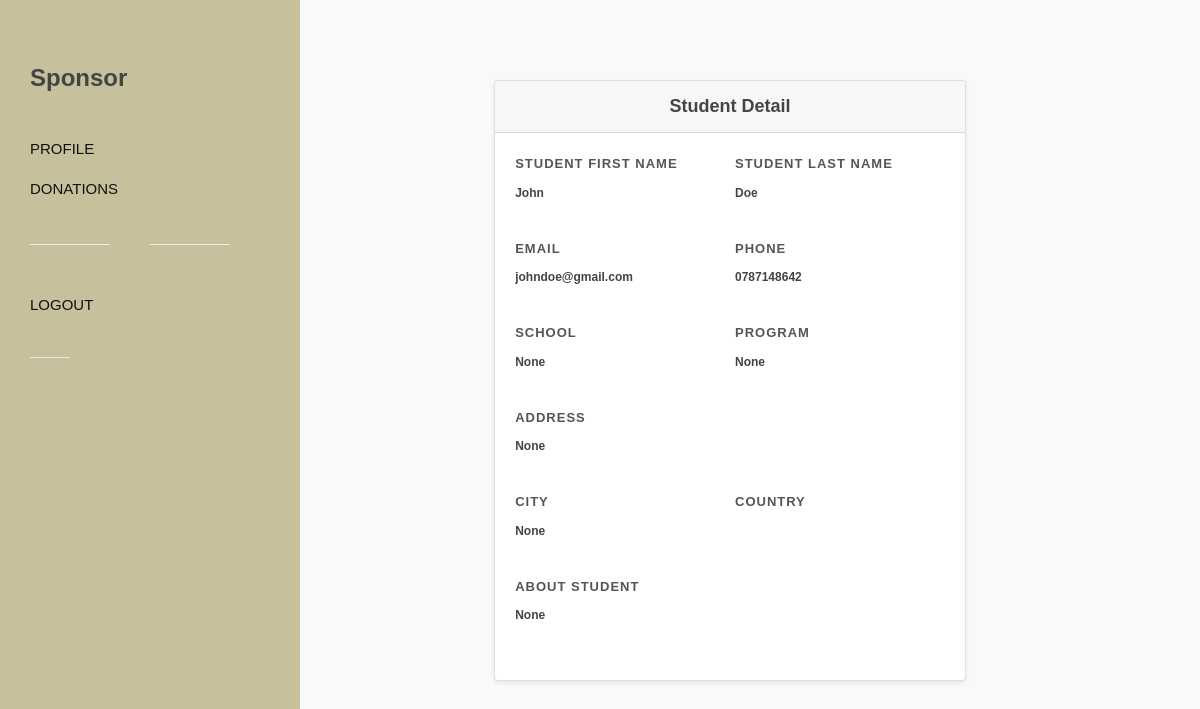
Before: /student/1 with the older database file.
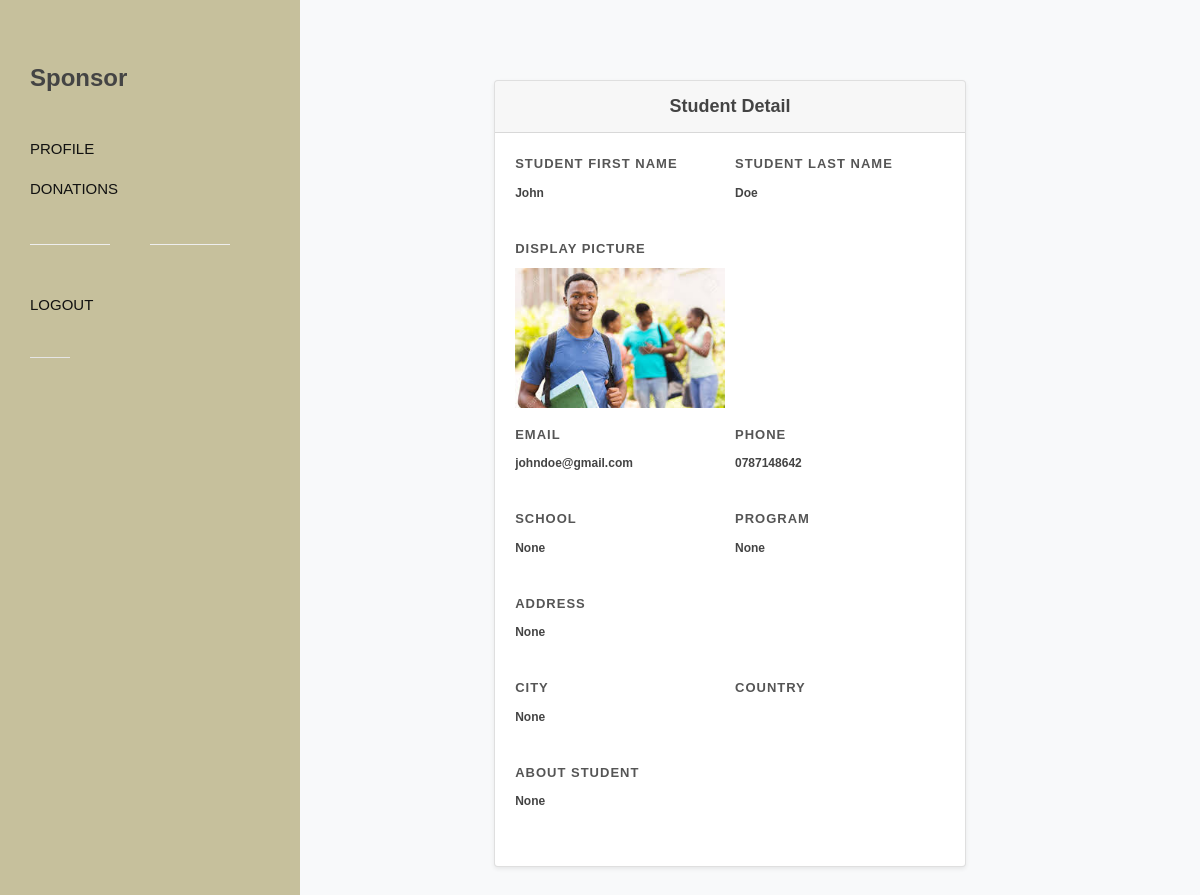
After: the same page with the newer database file.
### donate/models.py (models this page shows)
class Student(models.Model):
    first_name = models.CharField(max_length=100)
    last_name = models.CharField(max_length=100)
    user = models.OneToOneField(User, related_name="student", on_delete=models.CASCADE)
    image = models.ImageField(null=True, blank=True, editable=True, upload_to="images/")
    dob = models.DateField(blank=True, null=True)
    phone = models.CharField(blank=True, max_length=15)
    email = models.EmailField(max_length=100, blank=True, null=True)
    address = models.CharField(max_length=200, blank=True, null=True)
    city = models.CharField(max_length=100, blank=True, null=True)
    country = models.CharField(max_length=100, blank=True)
    gender = models.IntegerField(blank=True, null=True)
    feesav = models.IntegerField(blank=True, null=True)
    dhav = models.IntegerField(blank=True, null=True)
    health = models.IntegerField( blank=True, null=True)
    residence = models.IntegerField(blank=True, null=True)
    age = models.IntegerField(blank=True, null=True)
    fees = models.IntegerField(default=0)
    crowdfund = models.IntegerField(default=0)
    progress = models.IntegerField(default=0)
    fees_due = models.DateField(blank=True, null=True)
    school = models.CharField(blank=True, null=True, max_length=200)
    program = models.CharField(blank=True, null=True, max_length=100)
    about = models.CharField(blank=True, null=True, max_length=500)
    forest = models.CharField(default='Not Worthy', max_length=50)
    approval = models.CharField(max_length=50, default="Pending")
    confidence = models.FloatField(blank=True, null=True)
    created = models.DateTimeField(auto_now_add = True )
    updated = models.DateTimeField(auto_now = True)

### donate/views.py (the view)
# urls.py: path('student/<int:id>', views.stud_detail, name='stud-detail'),
def stud_detail(request, id):
    student = Student.objects.get(id=id)
    return render(request, 'donate/stud_detail.html', {'student':student})

### donate/templates/donate/stud_detail.html (shortened to what the changed rows need)
{% extends 'donate/side.html' %}
{% block body %}
		<section id="content">
			<div class="content-wrap bg-light">
				<div class="container">
					<div class="row justify-content-center">
						<div class="col-lg-7 col-md-10">
							<div class="card shadow-sm">
								<div class="card-body">
									<div class="form-windget">
										<form class="nobottommargin" id="" name="template-contactform" action method="post" enctype="multipart/form-data">
											<div class="">
												<div class="form-row">
                                                    <div class="form-group col-md-6">
                                                        <label for="inputEmail4">Student First Name</label>
                                                        <h6>{{student.first_name}}</h6>
                                                    </div>
                                                    <div class="form-group col-md-6">
                                                        <label for="inputPassword4">Student Last Name</label>
                                                        <h6>{{student.last_name}}</h6>
                                                    </div>
                                                </div>
                                                <div class="form-row">
                                                    {% if student.image %}
                                                    <div class="form-group col-md-6">
                                                        <label for="inputEmail4">Display Picture</label>
                                                        <img src='{{student.image.url}}'>
                                                    </div>
                                                    {% endif %}
                                                </div>
                                                <div class="form-row">
                                                    <div class="form-group col-md-6">
                                                        <label for="inputEmail4">Email</label>
                                                        <h6>{{student.email}}</h6>
                                                    </div>
                                                    <div class="form-group col-md-6">
                                                        <label for="inputEmail4">Phone</label>
                                                        <h6>{{student.phone}}</h6>
                                                    </div>
                                                </div>
                                                <div class="form-row">
                                                    <div class="form-group col-md-6">
                                                        <label for="inputPassword4">School</label>
                                                        <h6>{{student.school}}</h6>
                                                    </div>
                                                    <div class="form-group col-md-6">
                                                        <label for="inputEmail4">Program</label>
                                                        <h6>{{student.program}}</h6>
                                                    </div>
                                                </div>
                                                <div class="form-row">
                                                    <div class="form-group col-md-6">
                                                        <label for="inputPassword4">Address</label>
                                                        <h6>{{student.address}}</h6>
                                                    </div>
                                                </div>
                                                <div class="form-row">
                                                    <div class="form-group col-md-6">
                                                        <label for="inputPassword4">City</label>
                                                        <h6>{{student.city}}</h6>
                                                    </div>
                                                </div>
                                                <div class="form-row">
                                                    <div class="form-group col-md-12">
                                                        <label for="inputPassword4">About Student</label>
                                                        <h6>{{student.about}}</h6>
                                                    </div>
                                                </div>
                                                </div>
											</div>
									</div>
								</div>
							</div>
						</div>
					</div>
				</div>
			</div>
{% endblock %}

Changed rows visible on the page:
changed Student "John": image empty → "images/handbag.jpg" (drawn); image: picture added
Other visible differences:
text now shown: "DISPLAY PICTURE"
